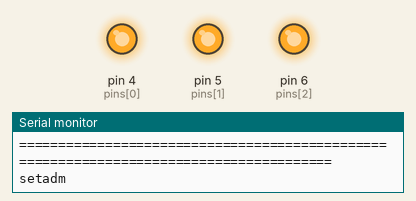
Recording of a sketch running on a simulated Arduino Uno, built with avr-gcc and run on an emulated ATmega328P. Shown: output pins drawn as LEDs (lit = HIGH), the last lines printed to the serial monitor.

Above: at 0.1 s.
At 0.6 s:
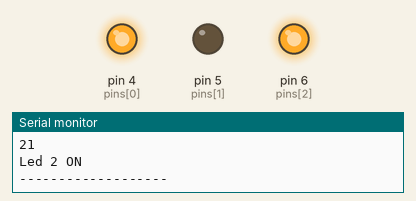
Timing chart, 0 to 2.1 s (numbered marks = the images above):
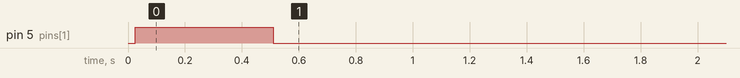

The sketch:

ParsingTest.ino
```cpp
String phones = "111111111111_222222222222_333333333333";   // Белый список телефонов
int pins[3] = {4, 5, 6};                                      // Пины с подключенными светодиодами

void setup() {
  Serial.begin(9600);
  Serial.println(F("======================================================================================="));

  for (int i = 0; i < 3; i++) {
    pinMode(pins[i], OUTPUT);                                 // Настраиваем пины в OUTPUT
    digitalWrite(pins[i], 1);                                 //выключаем светодиоды
  }

  DoSMS_Command ("setadm02+79998887766", "+79527801280");
  Serial.println(F("-------------------"));
  DoSMS_Command("setadm03+79998887766", "+79527801280");
  Serial.println(F("-------------------"));
  DoSMS_Command("setadm03+79527801280", "+79998887766");
  Serial.println(F("-------------------"));
  Serial.println(F("-------------------"));

  DoSMS_Command("led03", "+79998887766");
  Serial.println(F("-------------------"));
  DoSMS_Command("led   03", "+79998887766");
  Serial.println(F("-------------------"));
  // DoSMS_Command("led...11", "+79998887766");
  // Serial.println(F("-------------------"));
  DoSMS_Command("setled21", "+79527801280");
  Serial.println(F("-------------------"));
  DoSMS_Command("getopt", "+79527801280");
  Serial.println(F("-------------------"));
  DoSMS_Command("getad", "+79527801280");
}

void loop() {
  // put your main code here, to run repeatedly:

}


void DoSMS_Command (String sms, String phone) {
  bool NeedAnswer = false;
  bool CorrectCommand = false;
  String Answer = "Incorrect Command: " + sms;
  sms.toLowerCase();

  String Name = sms.substring(0, 6);
  int Numb = sms.substring(6, 8).toInt();

  Serial.println(Name);
  Serial.println(Numb);

  //=================установка админов==================================
  if (phones.indexOf(phone) > -1 || phones.indexOf("111111111111_222222222222_333333333333") > -1) //если смс отправлено с админского номера или админов ещё не установлено
  {
    if (Name == F("setadm")) {

      CorrectCommand = true; //команда расшифрована успешно

      if (Numb > 0) {
        String NewPhone = sms.substring(8, 20);
        if (NewPhone.length() != 12) {//длинна номера должна быть 12 символов, иначе команда не будет приниматься
          Answer = F("Incorrect Admin Number. Primer: \"setadm01+79998887766\"");
          NeedAnswer = true;
        }
        else {
          switch (Numb) {
            case 1:
              phones.replace(phones.substring(0, 12), NewPhone);
              Answer = GetAllOptions();
              break;
            case 2:
              phones.replace(phones.substring(13, 25), NewPhone);
              Answer = GetAllOptions();
              break;
            case 3:
              phones.replace(phones.substring(26, 38), NewPhone);
              Answer = GetAllOptions();
              break;
            default:
              Answer = F("Incorrect Admin Number. Primer: \"setadm01+79998887766\"");
              NeedAnswer = true;
              break;
          }
        }
      }
    }
  }

  //=================остальные команды==================================
  if (!CorrectCommand)  //если команда установки админа уже была выполнена
  {
    if (phones.indexOf(phone) > -1 ) //если смс отправлено с админского номера
    {
      if (Name.indexOf(F("led")) > -1 && !CorrectCommand) { //включить светодиод
        CorrectCommand = true; //команда расшифрована успешно
        switch (Numb) {
          case 10:
            digitalWrite(pins[0], 1);
            Answer = F("Led 1 OFF");
            break;
          case 20:
            digitalWrite(pins[1], 1);
            Answer = F("Led 1 OFF");
            break;
          case 30:
            digitalWrite(pins[2], 1);
            Answer = F("Led 1 OFF");
            break;
          case 11:
            digitalWrite(pins[0], 0);
            Answer = F("Led 1 ON");
            break;
          case 21:
            digitalWrite(pins[1], 0);
            Answer = F("Led 2 ON");
            break;
          case 31:
            digitalWrite(pins[2], 0);
            Answer = F("Led 3 ON");
            break;


          default:
            Answer = F("Incorrect LED Number. Primer: \"led...11\", \"ledzzz11\"");
            NeedAnswer = true;
            break;
        }
      }

      if ((Name.indexOf(F("getopt")) > -1 || Name.indexOf(F("getadm")) > -1) && !CorrectCommand) { //отправить текущие настройки
        CorrectCommand = true; //команда расшифрована успешно
        Answer = GetAllOptions();
        NeedAnswer = true;
      }


      if (!CorrectCommand) {             //команда была некорректной, но с админского номера
        Answer = F("Incorrect Command.\nPrimer:\"setadm01+79998887766\"\n\"led...11\"");
        NeedAnswer = true;
      }
    }
    else {
      Answer = F("No admin");    //СМС пришло от нмера не из белого списка
    }
  }


  //====================отправка ответа или отчета===================
  Serial.println(Answer);                // Статус исполнения
  if (NeedAnswer) {
    //отправить ответное смс
  }
}


String GetAllOptions () {
  return "Admin numbers: " + phones + "\nSomethig other options";
}
```
